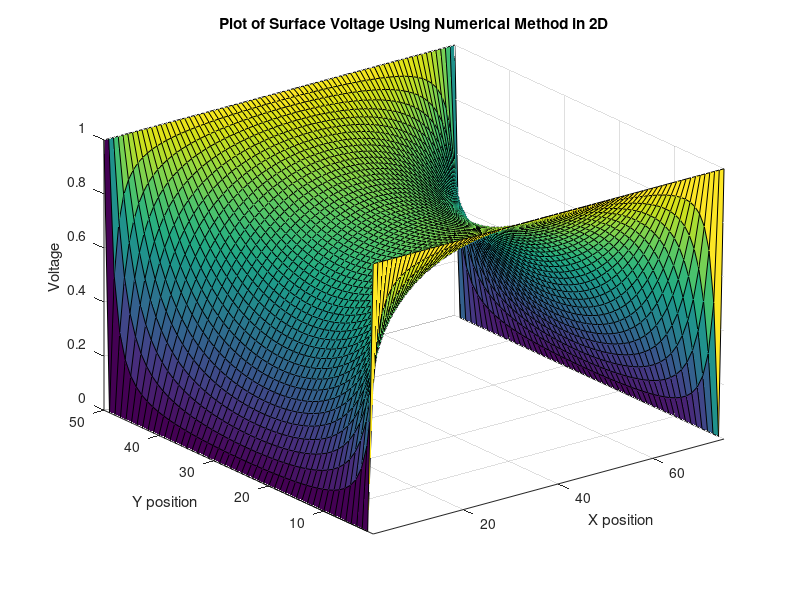
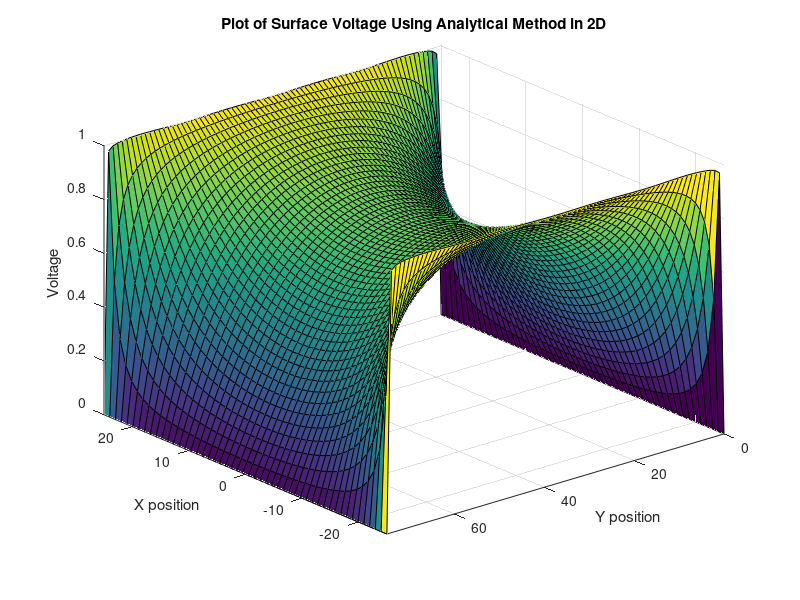

Source code (MATLAB) for these figures, in order:
% Assignment-2
% Matthieu Bourbeau
% 100975211

%% PART 1B

% Using the Finite Difference Method to solve for the electrostatic potential
% in a rectangular region of L × W.
% Solving for the case where V = Vo at x = 0, x = L and V = 0 at y = 0, y = W.

nx = 50;
ny = (3/2)*50;

% Created a G matrix and an operation matrix to solve for x (G/Op).
% Created a loop to apply G matrix's bulk nodes and boundary conditions.
% Solved for numerical solution, along with analytical solution while 
% iterating to create a summation of the infinite series.

G = sparse(nx*ny,nx*ny);
Op = sparse(nx*ny,1);

for x = 1: nx
    for y = 1: ny
        n = y + (x-1)*ny;       
        if x == 1
            G(n, :) = 0;
            G(n, n) = 1;
            Op(n) = 1;
        elseif x == nx
            G(n, :) = 0;
            G(n, n) = 1;
            Op(n) = 1;
        elseif y == 1
            G(n, :) = 0;
            G(n, n) = 1;
        elseif y == ny
            G(n, :) = 0;
            G(n, n) = 1;
        else
            G(n, n) = -4;
            G(n, n+1) = 1;
            G(n, n-1) = 1;
            G(n, n+ny) = 1;
            G(n, n-ny) = 1;
        end
    end
end

Voltage = G\Op;
sol = zeros(nx,ny,1);

for x = 1: nx
    for y = 1: ny       
        n = y+(x-1)*ny;
        sol(x,y) = Voltage(n);
    end  
end   

figure(1)
surf(sol)
axis tight
title("Plot of Surface Voltage Using Numerical Method in 2D")
xlabel("X position")
ylabel("Y position")
zlabel("Voltage")

a = ny;
b = nx/2;

x2 = linspace(-nx/2,nx/2, 50);
y2 = linspace(0,ny,ny);

[i,j] = meshgrid(x2,y2);
sol2 = sparse(ny,nx);

for n = 1:2:600  
    sol2 = (sol2+(cosh(n*pi*i/a).*sin(n*pi*j/a))./(n*cosh(n*pi*b/a)));
    figure(2)
    surf(x2,y2,(4/pi)*sol2)
    axis tight
    title("Plot of Surface Voltage Using Analytical Method in 2D")
    xlabel("X position")
    ylabel("Y position")
    zlabel("Voltage")
    view(-130,30);
    pause(0.001)
end